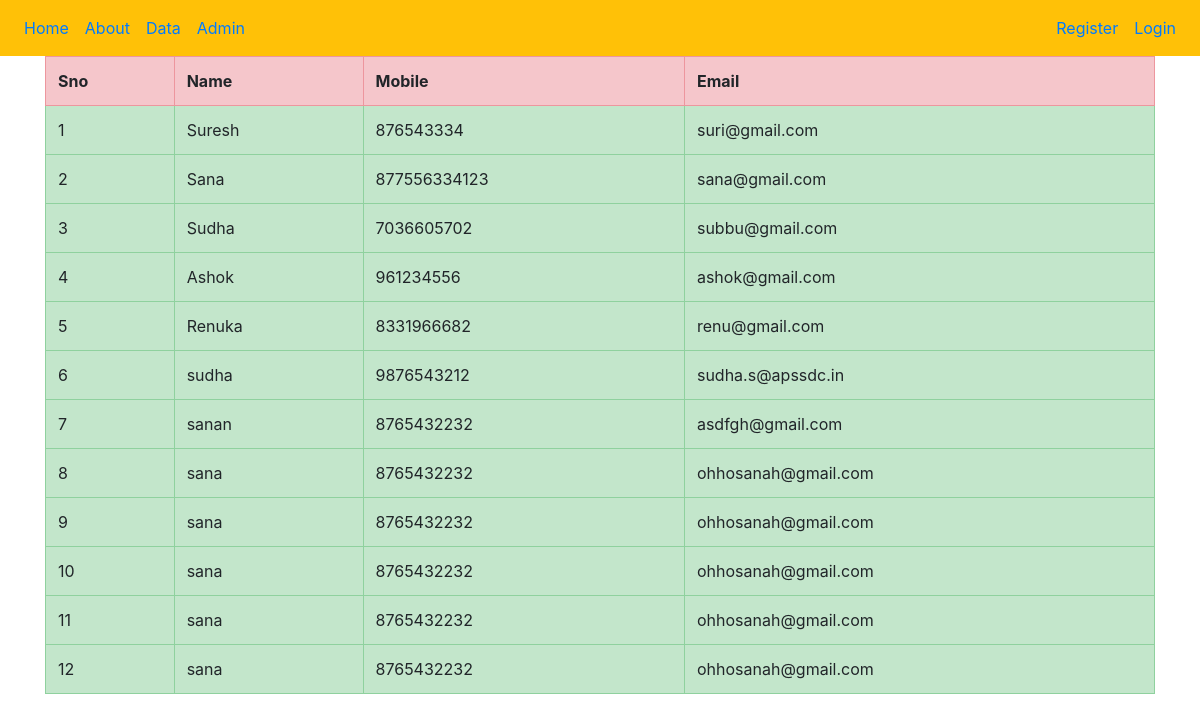
/courses/details, run on the app's committed database.
### courses/models.py (models this page shows, shortened)
class DummyDetail(models.Model):
	Gender_choise=(('male','Male'),('female','Female'))
	name=models.CharField(max_length=200)
	gender=models.CharField(max_length=50, choices=Gender_choise)
	mobile=models.CharField(max_length=50)
	email=models.CharField(max_length=200)

### courses/views.py (the view)
# urls.py: path('courses/details',courses_views.dummies, name='dummies'),
def dummies(request):
	details=DummyDetail.objects.all()
	context={
		'details':details
	}
	return render(request,"courses/dummyDetails_1.html",context)

### courses/templates/courses/dummyDetails_1.html (shortened to what this page needs)
{% extends 'courses/base.html' %}
{% block content %}
	<div class="container">
		<table class="table table-bordered">
			<tr class="table-danger">
				<th>Sno</th>
				<th>Name</th>
				<th>Mobile</th>
				<th>Email</th>
			</tr>
			{% for detail in details %}
				<tr class="table-success">
					<td>{{ forloop.counter }}</td>
					<td>{{detail.name}}</td>
					<td>{{detail.mobile}}</td>
					<td>{{detail.email}}</td>
				</tr>
			{% endfor %}
		</table>
	</div>
{% endblock content %}

### data on the page
DummyDetail: name "Suresh", mobile "876543334", email "suri@gmail.com"
DummyDetail: name "Sana", mobile "877556334123", email "sana@gmail.com"
DummyDetail: name "Sudha", mobile "7036605702", email "subbu@gmail.com"
DummyDetail: name "Ashok", mobile "961234556", email "ashok@gmail.com"
DummyDetail: name "Renuka", mobile "8331966682", email "renu@gmail.com"
DummyDetail: name "sudha", mobile "9876543212", email "sudha.s@apssdc.in"
DummyDetail: name "sanan", mobile "8765432232", email "asdfgh@gmail.com"
DummyDetail: name "sana", mobile "8765432232", email "ohhosanah@gmail.com"
DummyDetail: name "sana", mobile "8765432232", email "ohhosanah@gmail.com"
DummyDetail: name "sana", mobile "8765432232", email "ohhosanah@gmail.com"
DummyDetail: name "sana", mobile "8765432232", email "ohhosanah@gmail.com"
DummyDetail: name "sana", mobile "8765432232", email "ohhosanah@gmail.com"
